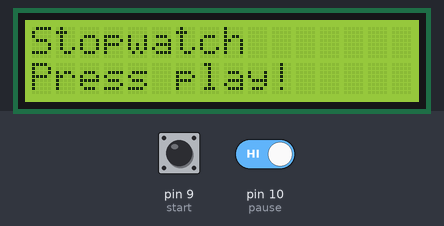
A sketch run on a simulated Arduino Uno, built with avr-gcc and run on an emulated ATmega328P. On the bench: 16×2 character LCD. The test bench sets the inputs (shaded band); at power-on: pin 9 (start) HIGH, pin 10 (pause) HIGH.

Above: at 1.2 s.
1.3 s: pin 9 (start) pulled LOW for 0.15 s
At 1.35 s:
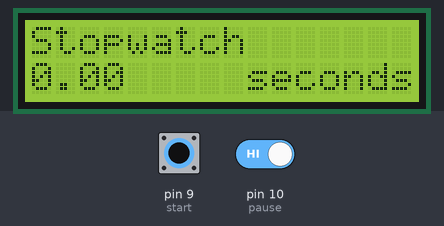
3.1 s: pin 10 (pause) driven LOW
At 3.1 s:
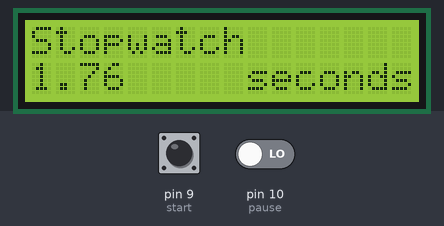
Timing chart, 0 to 6.1 s (numbered marks = the images above; inputs shaded):
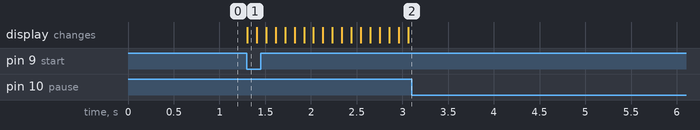

The sketch:

20_Arduino_stopwatch.ino
```cpp
/*
 * Rui Santos
 * Complete Project Details http://randomnerdtutorials.com
 */

#include <LiquidCrystal.h>

// Preparing LCD connections
LiquidCrystal lcd(4, 3, 5, 6, 7, 8);

// Start and pause buttons
int start = 9;
int pause = 10;

// Variables to store start time, current time and time passed in seconds
double startTime = millis();
double currentTime = 0;
double timeInSeconds = 0;

void setup(){
  // Starting a 16x2 character LCD
  lcd.begin(16, 2);
  lcd.clear();

  // Welcome message
  lcd.setCursor(0, 0);
  lcd.print("Stopwatch");
  lcd.setCursor(0, 1);
  lcd.print("Press play!");

  //Serial.begin(9600);

  // Preparing buttons as INPUTs
  pinMode(start, INPUT);
  pinMode(pause, INPUT);
}

void loop(){
  // When start button is pressed, it starts counting time
  if (digitalRead(start) == LOW){
    lcd.clear();
    startTime = millis();
    // While pause button is not pressed it keeps counting
    while (digitalRead(pause) == HIGH){
      currentTime = millis();
      timeInSeconds = (currentTime - startTime) / 1000;
      lcd.setCursor(0, 0);
      lcd.print("Stopwatch");
      lcd.setCursor(0, 1);
      lcd.print(timeInSeconds);
      lcd.setCursor(9, 1);
      lcd.print("seconds");
      // Serial.println(timeInSeconds);
      delay(100);
    }
    // When pause button is pressed, it pauses timer
    if (digitalRead(pause) == LOW){
      lcd.setCursor(0, 0);
      lcd.print("Stopwatch");
      lcd.setCursor(0, 1);
      lcd.print(timeInSeconds);
      lcd.setCursor(9, 1);
      lcd.print("seconds");
      delay(100);
    }
  }
}
```

Measured:
- after the input at 1.3 s, the display: changes at once (image 1)
- after the input at 3.1 s, every drawn part: stays the same
